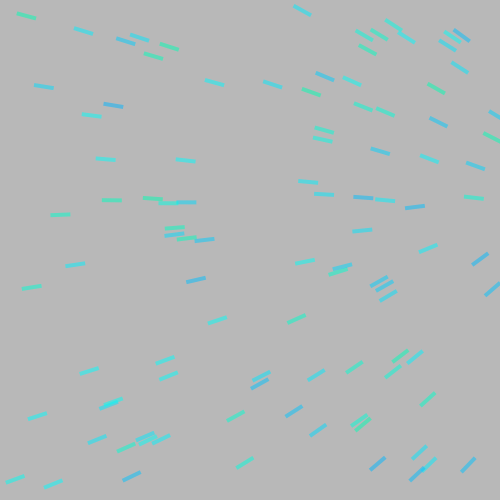
Frame 1 (no input)
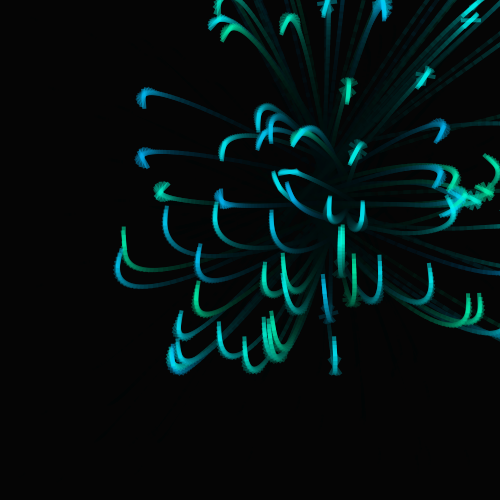
Frame 60 (the mouse pressed at the canvas centre just before this capture)
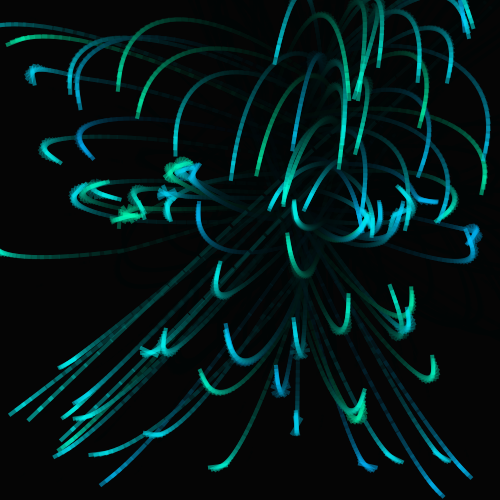
Frame 120 (the mouse held since frame 60 and released just before this capture)

The Processing sketch that drew these frames (run headless with seeded random() and noise(); from frame 60 on, the mouse is pressed at the canvas centre):

// Processing sketch: Exercise_3_4_Pointing_Direction
// ── Exercise_3_4_Pointing_Direction.pde
Baton[] batons = new Baton[100];
Attractor[] attractors = new Attractor[10];

void setup(){
  size(500,500);
  for(int i = 0; i< batons.length; i++){
    batons[i] = new Baton(random(width),random(height), random(1,5));
  }
  
  for(int j = 0; j<attractors.length; j++){
    attractors[j] = new Attractor(random(width),random(height));
  }
  
}

void draw(){
  //background(255,1);
  pushStyle();
  noStroke();
  rectMode(CENTER);
  
  fill(0,0,0,10);
  rect(width/2,height/2,width,height);
  popStyle();
  for(int i = 0 ; i < batons.length; i++){
    
    for(int j = 0; j<batons.length;j++){
      if(i!=j){
        PVector peerforce = batons[j].attract(batons[i]);
        batons[i].applyForce(peerforce);
      }
    }
    
    for(int k = 0; k<attractors.length; k++){
      PVector force = attractors[k].attract(batons[i]);
      batons[i].applyForce(force);
    }


    batons[i].update();
    batons[i].display();

  }

//  attractor.setSpin();
//  attractor.update();
  //attractor.display();

  //attractor2.setSpin();
  //attractor2.update();
  //attractor2.display();

}
// ── Attractor.pde
class Attractor{
  PVector location;
  PVector velocity;
  PVector acceleration;
  float mass;
  float G;
  
  Attractor(float x, float y){
    location = new PVector(x, y);
    velocity = new PVector(1,0);
    acceleration = new PVector(0,0);
    mass = 20;
    G =0.4;
    
  }
  
  void setSpin(){
      PVector center = new PVector(width/2,height/2);
      PVector force = PVector.sub(center,location);
      float dis = force.mag();
      dis = constrain(dis,10.0,25.0);

      force.normalize();
      float strength = G*mass*1000/(dis*dis);
      force.mult(strength);
      applyForce(force);
  }
  
  void applyForce(PVector force){
    PVector f = PVector.div(force,mass);
    acceleration.add(f);
  }
  
  void update(){
    velocity.add(acceleration);
    location.add(velocity);
    acceleration.mult(0);
  }
 
  void display(){
    pushStyle();
    fill(20);
    ellipse(location.x,location.y,mass,mass);
    popStyle();
  }
  
  PVector attract(Baton m){
    PVector force = PVector.sub(location,m.location);
    float distance = force.mag();
    distance = constrain(distance,5.0,25.0);
    
    force.normalize();
    float dir=1;
    //if(distance<10){
    //  dir = -1;
    //}else{
    //  dir = 0.5;
    //}
    float strength = 5*dir*(G*mass*m.mass)/(distance*distance);
    force.mult(strength);
    return force;
    
  }
}
// ── Baton.pde
class Baton{
  PVector location;
  PVector velocity;
  PVector acceleration;
  float angle =0;
  float aVelocity=0;
  float aAcceleration=0.01;
  
  
  float mass;
  float G;
  color CL;

  Baton(float _x, float _y, float _m){
    location = new PVector(_x,_y);
    velocity = new PVector(1,0);
    acceleration = new PVector(0,0);    
    
    mass = _m;
    G =0.4;
    colorMode(HSB,100);
    CL = color(random(45,55),100,100,50);

  }
  
  void update(){

    velocity.add(acceleration);
    location.add(velocity);

        
    //aAcceleration = acceleration.x/10.0;
    //aVelocity+=aAcceleration;
    //aVelocity = constrain(aVelocity,-0.1,0.1);
    angle=velocity.heading();

    
    acceleration.mult(0);
  }
  
  void display(){
    pushStyle();
    //noStroke();
    fill(CL);
    noStroke();
    
    pushMatrix();
    translate(location.x,location.y);
    rectMode(CENTER);
    rotate(angle);
    ////ellipse(location.x-5,location.y,mass,mass);
    rect(0,0,20,4);
    ////ellipse(location.x+5,location.y,mass,mass);
    popMatrix();
    popStyle();
  }
  
  
  void applyForce(PVector force){
    PVector f = PVector.div(force,mass);
    acceleration.add(f);
  }
  
  PVector attract(Baton m){
    PVector force = PVector.sub(location,m.location);
    float distance = force.mag();
    distance = constrain(distance,5.0,25.0);
    force.normalize();
    
    float strength = (G*mass*m.mass)/(distance*distance);
    force.mult(strength);
    return force;
  }
}
